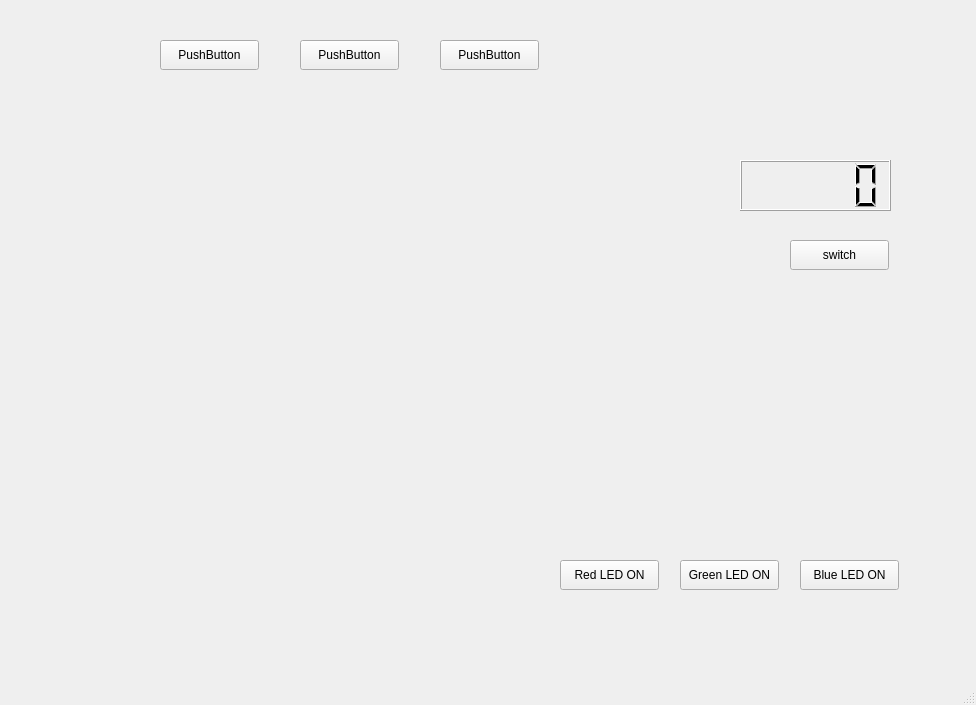
<?xml version="1.0" encoding="UTF-8"?>
<ui version="4.0">
 <class>MainWindow</class>
 <widget class="QMainWindow" name="MainWindow">
  <property name="geometry">
   <rect>
    <x>0</x>
    <y>0</y>
    <width>976</width>
    <height>705</height>
   </rect>
  </property>
  <property name="windowTitle">
   <string>MainWindow</string>
  </property>
  <widget class="QWidget" name="centralwidget">
   <widget class="QPushButton" name="btn_switch">
    <property name="geometry">
     <rect>
      <x>790</x>
      <y>240</y>
      <width>99</width>
      <height>30</height>
     </rect>
    </property>
    <property name="text">
     <string>switch</string>
    </property>
   </widget>
   <widget class="QPushButton" name="pushButton_2">
    <property name="geometry">
     <rect>
      <x>160</x>
      <y>40</y>
      <width>99</width>
      <height>30</height>
     </rect>
    </property>
    <property name="text">
     <string>PushButton</string>
    </property>
   </widget>
   <widget class="QPushButton" name="pushButton_3">
    <property name="geometry">
     <rect>
      <x>300</x>
      <y>40</y>
      <width>99</width>
      <height>30</height>
     </rect>
    </property>
    <property name="text">
     <string>PushButton</string>
    </property>
   </widget>
   <widget class="QPushButton" name="pushButton_4">
    <property name="geometry">
     <rect>
      <x>440</x>
      <y>40</y>
      <width>99</width>
      <height>30</height>
     </rect>
    </property>
    <property name="text">
     <string>PushButton</string>
    </property>
   </widget>
   <widget class="QLCDNumber" name="lcdNumber">
    <property name="geometry">
     <rect>
      <x>740</x>
      <y>160</y>
      <width>151</width>
      <height>51</height>
     </rect>
    </property>
   </widget>
   <widget class="QPushButton" name="btn_2">
    <property name="geometry">
     <rect>
      <x>680</x>
      <y>560</y>
      <width>99</width>
      <height>30</height>
     </rect>
    </property>
    <property name="text">
     <string>Green LED ON</string>
    </property>
   </widget>
   <widget class="QPushButton" name="btn_1">
    <property name="geometry">
     <rect>
      <x>560</x>
      <y>560</y>
      <width>99</width>
      <height>30</height>
     </rect>
    </property>
    <property name="text">
     <string>Red LED ON</string>
    </property>
   </widget>
   <widget class="QPushButton" name="btn_3">
    <property name="geometry">
     <rect>
      <x>800</x>
      <y>560</y>
      <width>99</width>
      <height>30</height>
     </rect>
    </property>
    <property name="text">
     <string>Blue LED ON</string>
    </property>
   </widget>
  </widget>
  <widget class="QMenuBar" name="menubar">
   <property name="geometry">
    <rect>
     <x>0</x>
     <y>0</y>
     <width>976</width>
     <height>28</height>
    </rect>
   </property>
  </widget>
  <widget class="QStatusBar" name="statusbar"/>
 </widget>
 <resources/>
 <connections/>
</ui>
